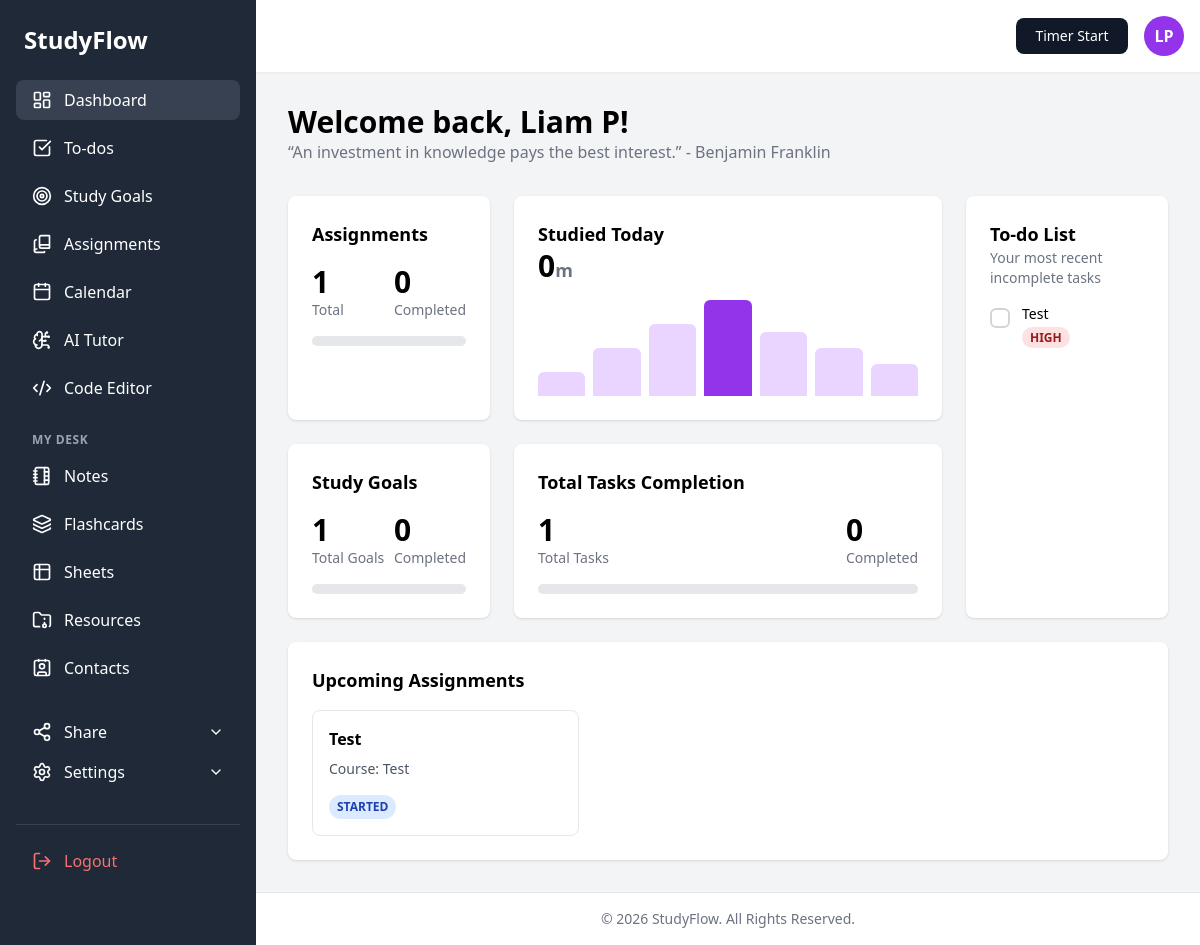
/index.php (signed in), run on the app's committed database.
### tables this page shows
CREATE TABLE `tasks` (
  `id` int(11) NOT NULL,
  `user_id` int(11) NOT NULL,
  `tenant_id` int(11) NOT NULL,
  `title` varchar(255) NOT NULL,
  `description` text DEFAULT NULL,
  `priority` enum('LOW','MEDIUM','HIGH') NOT NULL DEFAULT 'MEDIUM',
  `finish_by` date DEFAULT NULL,
  `is_completed` tinyint(1) NOT NULL DEFAULT 0,
  `created_at` datetime NOT NULL DEFAULT current_timestamp()
);

CREATE TABLE `assignments` (
  `id` int(11) NOT NULL,
  `user_id` int(11) NOT NULL,
  `tenant_id` int(11) NOT NULL,
  `title` varchar(255) NOT NULL,
  `course` varchar(255) DEFAULT NULL,
  `description` text DEFAULT NULL,
  `start_date` date DEFAULT NULL,
  `related_goal_id` int(11) DEFAULT NULL,
  `team_members` text DEFAULT NULL,
  `end_date` date DEFAULT NULL,
  `status` enum('PENDING','STARTED','FINISHED') NOT NULL DEFAULT 'PENDING',
  `created_at` timestamp NOT NULL DEFAULT current_timestamp()
);

### index.php (the view, shortened to what this page needs)
<?php
require_once(__DIR__ . '/config.php');
$db_error = null;
$user_id = $_SESSION["id"];
$tenant_id = $_SESSION["tenant_id"] ?? 0;
$task_stats = ['total' => 0, 'completed' => 0, 'percentage' => 0];
$goal_stats = ['total' => 0, 'completed' => 0, 'percentage' => 0];
$assignment_stats = ['total' => 0, 'completed' => 0, 'percentage' => 0];
$recent_tasks = [];
$recent_assignments = [];
$studied_today_seconds = 0;
if (!isset($link) || $link === false) {
    $db_error = "ERROR: Could not connect to the database. " . mysqli_connect_error();
} else {
    $sql = "SELECT COUNT(id) AS total, SUM(IF(is_completed = 1, 1, 0)) AS completed FROM tasks WHERE user_id = ? AND tenant_id = ?";
    if ($stmt = mysqli_prepare($link, $sql)) {
        mysqli_stmt_bind_param($stmt, "ii", $user_id, $tenant_id);
        mysqli_stmt_execute($stmt);
        $result = mysqli_stmt_get_result($stmt);
        $data = mysqli_fetch_assoc($result);
        if ($data) {
            $task_stats['total'] = $data['total'] ?? 0;
            $task_stats['completed'] = $data['completed'] ?? 0;
            if ($task_stats['total'] > 0) {
                $task_stats['percentage'] = round(($task_stats['completed'] / $task_stats['total']) * 100);
            }
        }
    }
    $sql = "SELECT COUNT(id) AS total, SUM(IF(is_completed = 1, 1, 0)) AS completed FROM study_goals WHERE user_id = ? AND tenant_id = ?";
    if ($stmt = mysqli_prepare($link, $sql)) {
        mysqli_stmt_bind_param($stmt, "ii", $user_id, $tenant_id);
        mysqli_stmt_execute($stmt);
        $result = mysqli_stmt_get_result($stmt);
        $data = mysqli_fetch_assoc($result);
        if ($data) {
            $goal_stats['total'] = $data['total'] ?? 0;
            $goal_stats['completed'] = $data['completed'] ?? 0;
            if ($goal_stats['total'] > 0) {
                $goal_stats['percentage'] = round(($goal_stats['completed'] / $goal_stats['total']) * 100);
            }
        }
    }
    $sql = "SELECT COUNT(id) AS total, SUM(IF(status = 'FINISHED', 1, 0)) AS completed FROM assignments WHERE user_id = ? AND tenant_id = ?";
     if ($stmt = mysqli_prepare($link, $sql)) {
        mysqli_stmt_bind_param($stmt, "ii", $user_id, $tenant_id);
        mysqli_stmt_execute($stmt);
        $result = mysqli_stmt_get_result($stmt);
        $data = mysqli_fetch_assoc($result);
        if ($data) {
            $assignment_stats['total'] = $data['total'] ?? 0;
            $assignment_stats['completed'] = $data['completed'] ?? 0;
            if ($assignment_stats['total'] > 0) {
                $assignment_stats['percentage'] = round(($assignment_stats['completed'] / $assignment_stats['total']) * 100);
            }
        }
    }
    $sql = "SELECT title, priority FROM tasks WHERE user_id = ? AND tenant_id = ? AND is_completed = 0 ORDER BY created_at DESC LIMIT 4";
    if ($stmt = mysqli_prepare($link, $sql)) {
        mysqli_stmt_bind_param($stmt, "ii", $user_id, $tenant_id);
        mysqli_stmt_execute($stmt);
        $result = mysqli_stmt_get_result($stmt);
        while ($row = mysqli_fetch_assoc($result)) { $recent_tasks[] = $row; }
    }
    $sql = "SELECT COALESCE(SUM(duration_seconds), 0) AS total FROM study_sessions WHERE user_id = ? AND tenant_id = ? AND DATE(created_at) = CURDATE()";
    if ($stmt = mysqli_prepare($link, $sql)) {
        mysqli_stmt_bind_param($stmt, "ii", $user_id, $tenant_id);
        mysqli_stmt_execute($stmt);
        $result = mysqli_stmt_get_result($stmt);
        $data = mysqli_fetch_assoc($result);
        $studied_today_seconds = $data['total'] ?? 0;
    }
    $sql = "SELECT title, course, status FROM assignments WHERE user_id = ? AND tenant_id = ? AND status != 'FINISHED' ORDER BY end_date ASC LIMIT 3";
    if ($stmt = mysqli_prepare($link, $sql)) {
        mysqli_stmt_bind_param($stmt, "ii", $user_id, $tenant_id);
        mysqli_stmt_execute($stmt);
        $result = mysqli_stmt_get_result($stmt);
        while ($row = mysqli_fetch_assoc($result)) { $recent_assignments[] = $row; }
    }
}
require_once(BASE_PATH . '/partials/header.php');
?>
<main class="flex-1 p-8 overflow-y-auto">
    <?php if ($db_error): ?>
        <div class="bg-red-100 border border-red-400 text-red-700 px-4 py-3 rounded relative" role="alert">
            <strong class="font-bold">Database Error!</strong>
            <span class="block sm:inline"><?php echo $db_error; ?></span>
        </div>
    <?php else: ?>
        <div class="mb-8">
            <h2 class="text-3xl font-bold">Welcome back, <?php echo htmlspecialchars($_SESSION["username"]); ?>!</h2>
            <p class="text-gray-500">“An investment in knowledge pays the best interest.” - Benjamin Franklin</p>
        </div>
        <div class="grid grid-cols-1 md:grid-cols-2 lg:grid-cols-4 gap-6">
            <div class="bg-white p-6 rounded-lg shadow">
                <h3 class="font-semibold text-lg">Assignments</h3>
                <div class="flex items-center justify-between mt-4">
                    <div>
                        <p class="text-3xl font-bold"><?php echo $assignment_stats['total']; ?></p>
                        <p class="text-gray-500 text-sm">Total</p>
                    </div>
                    <div>
                        <p class="text-3xl font-bold"><?php echo $assignment_stats['completed']; ?></p>
                        <p class="text-gray-500 text-sm">Completed</p>
                    </div>
                </div>
                 <div class="w-full bg-gray-200 rounded-full h-2.5 mt-4">
                </div>
            </div>
            <div class="bg-white p-6 rounded-lg shadow col-span-1 md:col-span-2">
                <h3 class="font-semibold text-lg">Studied Today</h3>
                <?php
                    $h = floor($studied_today_seconds / 3600);
                    $m = floor(($studied_today_seconds % 3600) / 60);
                    if ($h > 0) {
                        echo '<p class="text-3xl font-bold">' . $h . '<span class="text-lg text-gray-500">h </span>' . $m . '<span class="text-lg text-gray-500">m</span></p>';
                    } else {
                        echo '<p class="text-3xl font-bold">' . $m . '<span class="text-lg text-gray-500">m</span></p>';
                    }
                ?>
                <div class="h-24 mt-4 flex items-end space-x-2">
                    <div class="w-full bg-purple-200 h-1/4 rounded-t-md"></div> <div class="w-full bg-purple-200 h-1/2 rounded-t-md"></div>
                    <div class="w-full bg-purple-200 h-3/4 rounded-t-md"></div> <div class="w-full bg-purple-600 h-full rounded-t-md"></div>
                    <div class="w-full bg-purple-200 h-2/3 rounded-t-md"></div> <div class="w-full bg-purple-200 h-1/2 rounded-t-md"></div>
                    <div class="w-full bg-purple-200 h-1/3 rounded-t-md"></div>
                </div>
            </div>
            <div class="bg-white p-6 rounded-lg shadow row-span-2">
                <h3 class="font-semibold text-lg">To-do List</h3>
                <p class="text-gray-500 text-sm">Your most recent incomplete tasks</p>
                <ul class="mt-4 space-y-4">
                    <?php if (empty($recent_tasks)): ?>
                        <li class="text-center text-gray-500 py-4">No pending tasks. Great job!</li>
                    <?php else: ?>
                        <?php foreach ($recent_tasks as $task): ?>
                        <li class="flex items-start">
                            <div class="w-5 h-5 border-2 border-gray-300 rounded-md mt-1"></div>
                            <div class="ml-3">
                                <p class="font-medium text-sm"><?php echo htmlspecialchars($task['title']); ?></p>
                                <?php
                                    $p_class = 'bg-red-100 text-red-800';
                                ?>
                                <span class="text-xs font-semibold px-2 py-0.5 rounded-full <?php echo $p_class; ?>"><?php echo htmlspecialchars($task['priority']); ?></span>
                            </div>
                        </li>
                        <?php endforeach; ?>
                    <?php endif; ?>
                </ul>
            </div>
            <div class="bg-white p-6 rounded-lg shadow">
                <h3 class="font-semibold text-lg">Study Goals</h3>
                <div class="flex items-center justify-between mt-4">
                     <div>
                        <p class="text-3xl font-bold"><?php echo $goal_stats['total']; ?></p>
                        <p class="text-gray-500 text-sm">Total Goals</p>
                    </div>
                    <div>
                        <p class="text-3xl font-bold"><?php echo $goal_stats['completed']; ?></p>
                        <p class="text-gray-500 text-sm">Completed</p>
                    </div>
                </div>
                 <div class="w-full bg-gray-200 rounded-full h-2.5 mt-4">
                </div>
            </div>
            <div class="bg-white p-6 rounded-lg shadow col-span-1 md:col-span-2">
                <h3 class="font-semibold text-lg">Total Tasks Completion</h3>
                <div class="flex items-center justify-between mt-4">
                     <div>
                        <p class="text-3xl font-bold"><?php echo $task_stats['total']; ?></p>
                        <p class="text-gray-500 text-sm">Total Tasks</p>
                    </div>
                    <div>
                        <p class="text-3xl font-bold"><?php echo $task_stats['completed']; ?></p>
                        <p class="text-gray-500 text-sm">Completed</p>
                    </div>
                </div>
                 <div class="w-full bg-gray-200 rounded-full h-2.5 mt-4">
                </div>
            </div>
            <div class="bg-white p-6 rounded-lg shadow col-span-1 md:col-span-2 lg:col-span-4">
                <h3 class="font-semibold text-lg">Upcoming Assignments</h3>
                <div class="grid grid-cols-1 md:grid-cols-2 lg:grid-cols-3 gap-4 mt-4">
                   <?php if (empty($recent_assignments)): ?>
                        <p class="text-gray-500 col-span-full">No upcoming assignments. You're all caught up!</p>
                   <?php else: ?>
                        <?php foreach($recent_assignments as $assignment): ?>
                        <div class="border border-gray-200 rounded-lg p-4">
                           <p class="font-bold truncate"><?php echo htmlspecialchars($assignment['title']); ?></p>
                           <p class="text-sm text-gray-600 mt-2">Course: <?php echo htmlspecialchars($assignment['course']); ?></p>
                           <div class="flex items-center justify-between mt-4 text-xs">
                                <?php
                                    $s_class = 'bg-yellow-100 text-yellow-800';
                                    if ($assignment['status'] == 'STARTED') { $s_class = 'bg-blue-100 text-blue-800'; }
                                ?>
                               <span class="px-2 py-1 <?php echo $s_class; ?> rounded-full font-semibold"><?php echo htmlspecialchars($assignment['status']); ?></span>
                           </div>
                       </div>
                       <?php endforeach; ?>
                   <?php endif; ?>
                </div>
            </div>
        </div>
    <?php endif; ?>
</main>
<?php
require_once(BASE_PATH . '/partials/footer.php');
?>

### assets/style.css (style rules this page uses)
body { font-family: 'Inter', sans-serif; }

### data on the page
tasks: title "Test", priority "HIGH"
assignments: title "Test", course "Test", status "STARTED"

### other printed values
$initials "LP"
$_SESSION["username"] "Liam P"
$assignment_stats['total'] "1"
$assignment_stats['completed'] "0"
$m "0"
$goal_stats['total'] "1"
$goal_stats['completed'] "0"
$task_stats['total'] "1"
$task_stats['completed'] "0"
